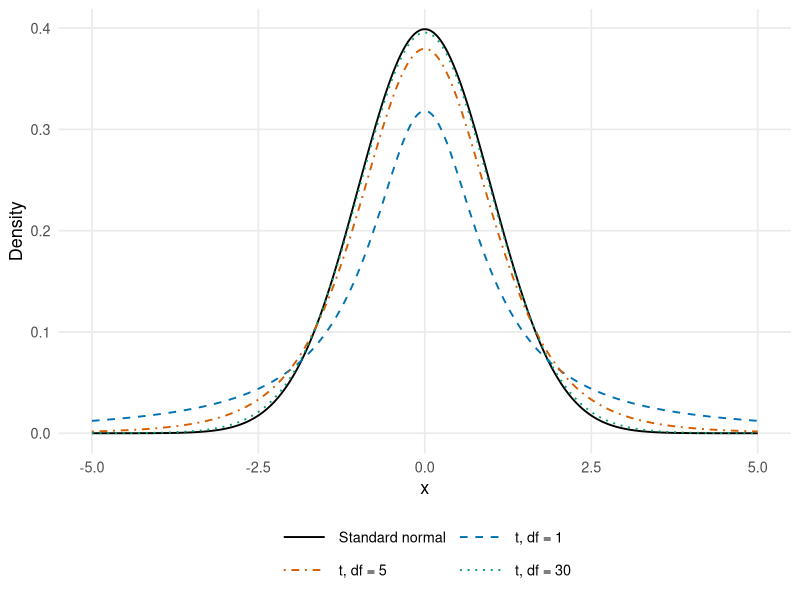
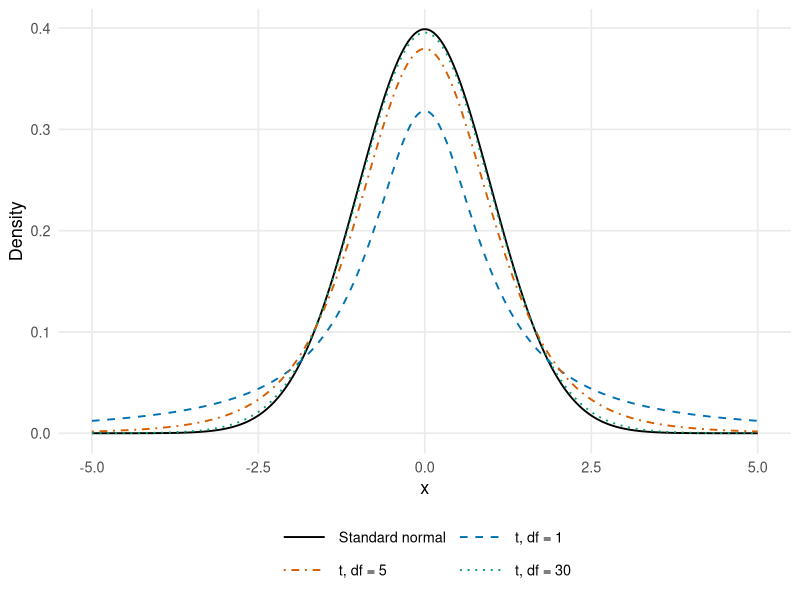

The R script that drew these images, in order:
## =====================================================
## 1. Evaluate the four densities on a common grid
## =====================================================
# Figure 1.1: analytic standard normal and Student t densities.
# If needed: install.packages("ggplot2")
library(ggplot2)
x <- seq(-5, 5, length.out = 1001)
labels <- c("Standard normal", "t, df = 1", "t, df = 5", "t, df = 30")
densities <- data.frame(x = rep(x, 4),
  density = c(dnorm(x), dt(x, 1), dt(x, 5), dt(x, 30)),
  distribution = factor(rep(labels, each = length(x)), levels = labels))

## =====================================================
## 2. Plot the densities and place the legend below
## =====================================================
p <- ggplot(densities, aes(x, density, colour = distribution,
  linetype = distribution)) +
  geom_line(linewidth = 0.65) +
  scale_colour_manual(values = c("black", "#0072B2", "#D55E00",
    "#009E73")) +
  scale_linetype_manual(values = c("solid", "dashed", "dotdash",
    "dotted")) +
  labs(x = "x", y = "Density", colour = NULL, linetype = NULL) +
  theme_minimal(base_size = 13) +
  guides(colour = guide_legend(nrow = 2, byrow = TRUE),
    linetype = guide_legend(nrow = 2, byrow = TRUE)) +
  theme(panel.grid.minor = element_blank(), legend.position = "bottom",
    legend.key.width = grid::unit(1.3, "cm"))

## =====================================================
## 3. Save the figure and density values
## =====================================================
dir.create("figures", showWarnings = FALSE)
ggsave("figures/probability_densities.png", p, width = 7, height = 4.8,
  dpi = 300)
ggsave("figures/probability_densities.pdf", p, width = 7, height = 4.8)
write.csv(densities, "density_values.csv", row.names = FALSE)
